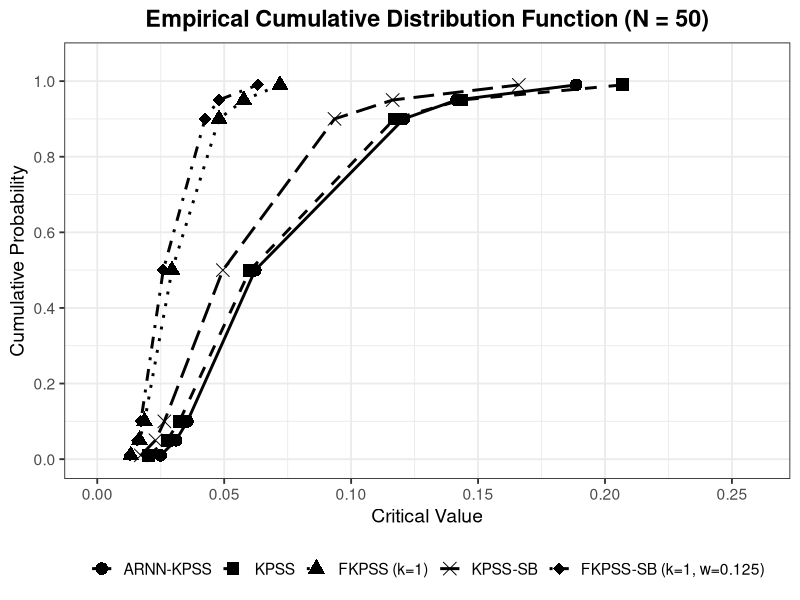
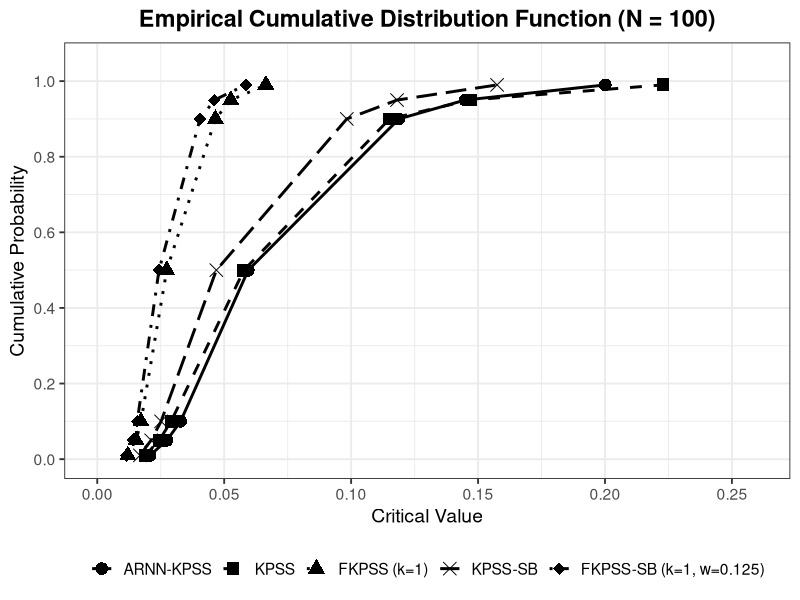
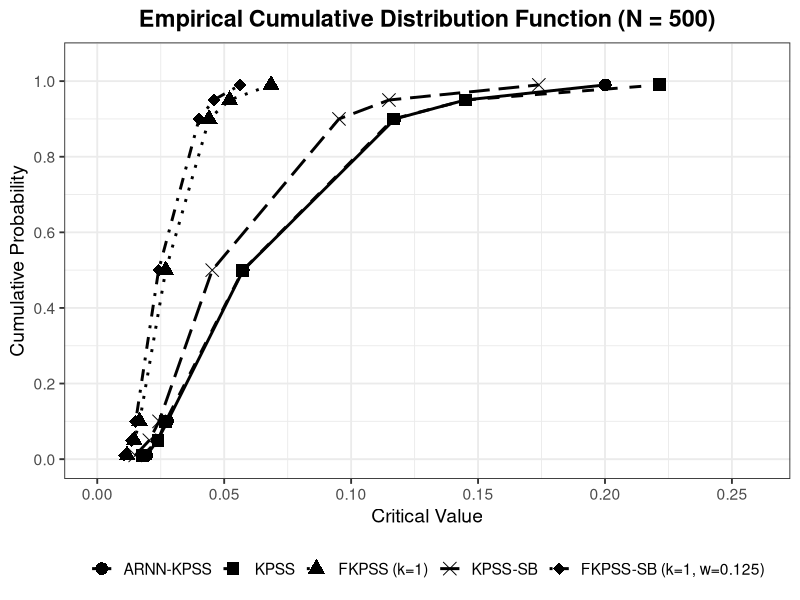
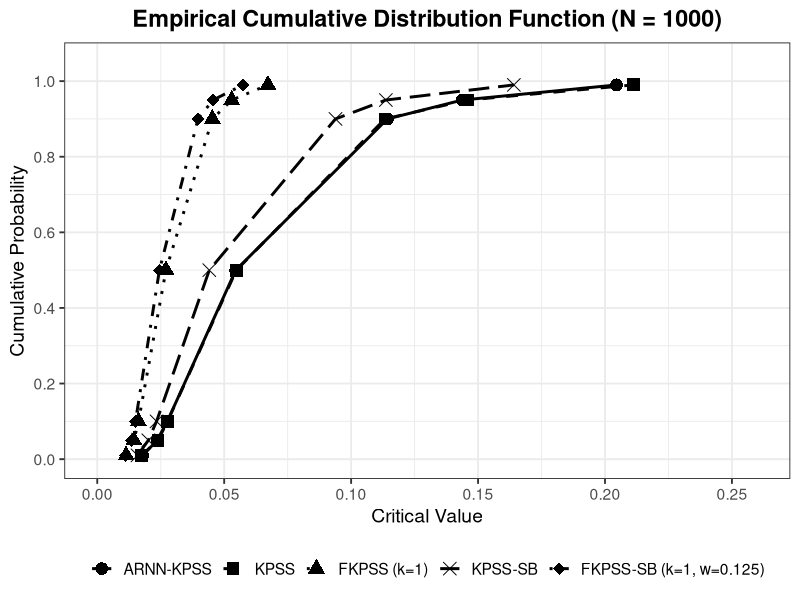
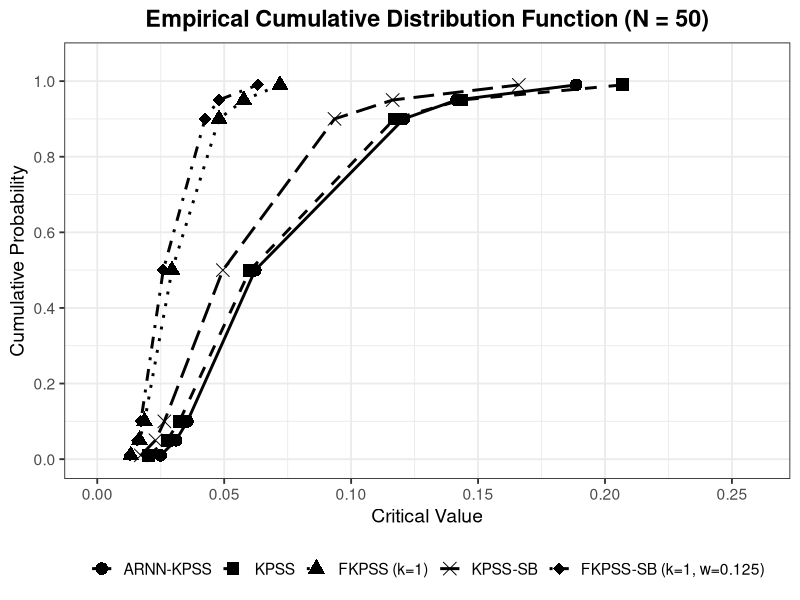
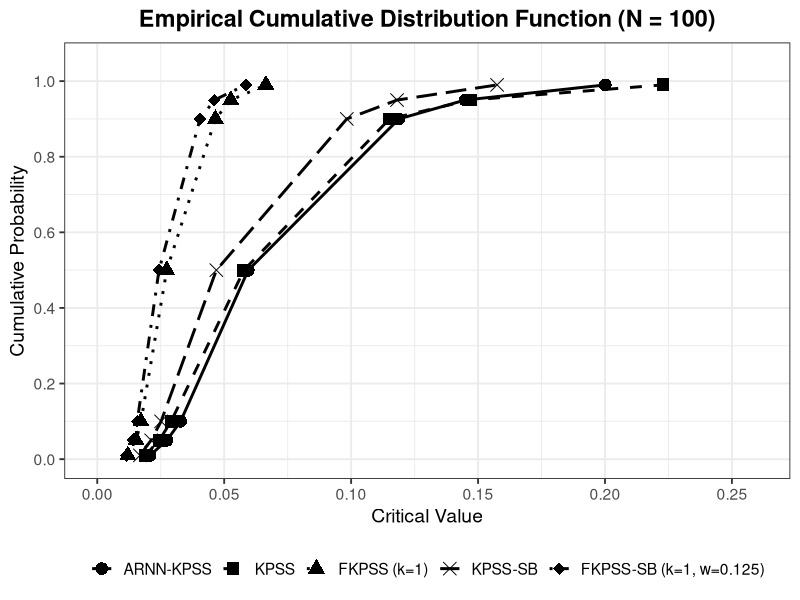
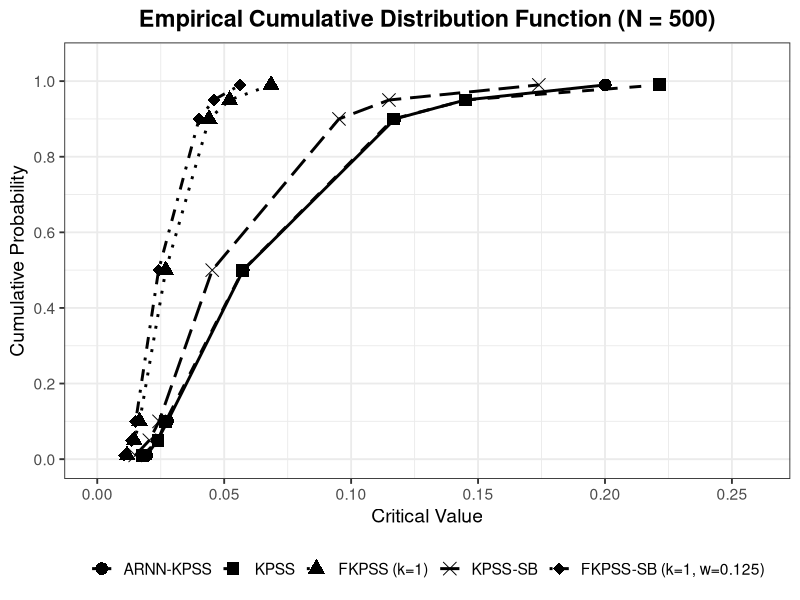
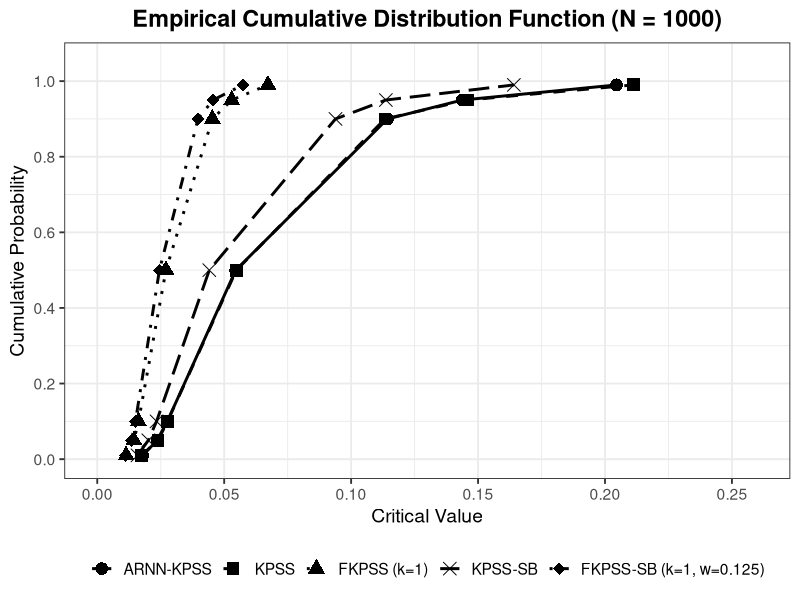

These charts were generated, in order, by the following R code:
# =====================================================================
# MONTE CARLO SIMULATION: EMPIRICAL DISTRIBUTION OF KPSS-TYPE TESTS
# Generates Tables and ECDF Plots for N = 50, 100, 500, 1000
# =====================================================================

# Install necessary packages if you don't have them:
# install.packages(c("ggplot2", "tidyr", "dplyr"))

library(ggplot2)
library(tidyr)
library(dplyr)

# Optional: Set your Working Directory (WD) where the graphs will be saved
setwd("C:/R/arnn") 

# ---------------------------------------------------------------------
# PART 1: Data Generating Process (DGP)
# ---------------------------------------------------------------------
simulate_kpss_dgp <- function(n, lambda, rho = 0, mu = 0, beta = 0) {
  v <- rnorm(n, mean = 0, sd = 1)
  eps <- numeric(n)
  eps[1] <- v[1]
  if (n > 1) {
    for (t in 2:n) eps[t] <- rho * eps[t-1] + v[t]
  }
  var_eps <- 1 / (1 - rho^2) 
  var_u <- lambda * var_eps
  sd_u <- sqrt(var_u)
  u <- rnorm(n, mean = 0, sd = sd_u)
  r <- cumsum(u)
  t_seq <- 1:n
  return(mu + beta * t_seq + r + eps)
}

# ---------------------------------------------------------------------
# PART 2: Long-Run Variance (Bartlett Kernel)
# ---------------------------------------------------------------------
calc_lrv <- function(e, l) {
  n <- length(e)
  var_e <- sum(e^2) / n
  if (l > 0) {
    cov_e <- 0
    for (s in 1:l) {
      weight <- 1 - (s / (l + 1))
      cov_s <- sum(e[(s + 1):n] * e[1:(n - s)]) / n
      cov_e <- cov_e + weight * cov_s
    }
    lrv <- var_e + 2 * cov_e
  } else {
    lrv <- var_e
  }
  return(lrv)
}

# ---------------------------------------------------------------------
# PART 3: Test Statistics
# ---------------------------------------------------------------------
kpss_test <- function(y, l) {
  t_seq <- 1:length(y)
  mod <- lm(y ~ t_seq)
  e <- residuals(mod)
  return(sum(cumsum(e)^2) / (length(e)^2 * calc_lrv(e, l)))
}

fkpss_test <- function(y, k, l) {
  n <- length(y)
  t_seq <- 1:n
  sin_t <- sin(2 * pi * k * t_seq / n)
  cos_t <- cos(2 * pi * k * t_seq / n)
  mod <- lm(y ~ t_seq + sin_t + cos_t)
  e <- residuals(mod)
  return(sum(cumsum(e)^2) / (n^2 * calc_lrv(e, l)))
}

kpss_sb_test <- function(y, omega, l) {
  n <- length(y)
  t_seq <- 1:n
  n_B <- floor(omega * n)
  DU <- ifelse(t_seq > n_B, 1, 0)
  DT_B <- ifelse(t_seq == n_B, 1, 0)
  mod <- lm(y ~ t_seq + DU + DT_B)
  e <- residuals(mod)
  return(sum(cumsum(e)^2) / (n^2 * calc_lrv(e, l)))
}

fkpss_sb_test <- function(y, k, omega, l) {
  n <- length(y)
  t_seq <- 1:n
  n_B <- floor(omega * n)
  sin_t <- sin(2 * pi * k * t_seq / n)
  cos_t <- cos(2 * pi * k * t_seq / n)
  DU <- ifelse(t_seq > n_B, 1, 0)
  DT_B <- ifelse(t_seq == n_B, 1, 0)
  mod <- lm(y ~ t_seq + sin_t + cos_t + DU + DT_B)
  e <- residuals(mod)
  return(sum(cumsum(e)^2) / (n^2 * calc_lrv(e, l)))
}

arnn_kpss_test <- function(y, l) {
  n <- length(y)
  y_curr <- y[2:n]
  t_trend <- 2:n
  y_lag1 <- y[1:(n - 1)]
  mod <- lm(y_curr ~ t_trend + y_lag1 + I(y_lag1^2) + I(y_lag1^3))
  e <- residuals(mod)
  return(sum(cumsum(e)^2) / (length(e)^2 * calc_lrv(e, l)))
}

# ---------------------------------------------------------------------
# PART 4: Empirical Distribution Simulator
# ---------------------------------------------------------------------
# Instead of returning just the matrix, we return all 1000 raw statistics 
# so we can build both the table and the ECDF graph.
simulate_empirical_stats <- function(n_sim = 1000, n_obs = 100, k = 1, omega = 0.125) {
  
  stats <- list(
    KPSS      = numeric(n_sim),
    FKPSS     = numeric(n_sim),
    KPSS_SB   = numeric(n_sim),
    FKPSS_SB  = numeric(n_sim),
    ARNN_KPSS = numeric(n_sim)
  )
  l0 <- 0 
  
  for (i in 1:n_sim) {
    y <- simulate_kpss_dgp(n_obs, lambda = 0, rho = 0)
    
    stats$KPSS[i]      <- kpss_test(y, l0)
    stats$FKPSS[i]     <- fkpss_test(y, k, l0)
    stats$KPSS_SB[i]   <- kpss_sb_test(y, omega, l0)
    stats$FKPSS_SB[i]  <- fkpss_sb_test(y, k, omega, l0)
    stats$ARNN_KPSS[i] <- arnn_kpss_test(y, l0)
  }
  return(stats)
}

# ---------------------------------------------------------------------
# PART 5: Execution Setup and Graph Generation
# ---------------------------------------------------------------------
set.seed(123)

n_values <- c(50, 100, 500, 1000)
k_target <- 1
omega_target <- 0.125
n_simulations <- 1000

# Plotting parameters mapping to your image style
plot_probs <- c(0.01, 0.05, 0.10, 0.50, 0.90, 0.95, 0.99)
test_labels <- c("ARNN-KPSS", "KPSS", "FKPSS (k=1)", "KPSS-SB", "FKPSS-SB (k=1, w=0.125)")
line_types  <- c("solid", "dashed", "dotted", "longdash", "dotdash")
point_shapes<- c(16, 15, 17, 4, 18) # 16=Circle, 15=Square, 17=Triangle, 4=Cross, 18=Diamond

cat("========================================================\n")
cat(" ESTIMATING EMPIRICAL CRITICAL VALUES & PLOTTING \n")
cat("========================================================\n")

for (n in n_values) {
  cat(sprintf("\n--- Simulating for n = %d, k = %d, omega = %.3f ---\n", 
              n, k_target, omega_target))
  
  # 1. Run Simulation
  stats <- simulate_empirical_stats(n_sim = n_simulations, n_obs = n, 
                                    k = k_target, omega = omega_target)
  
  # 2. Print the Upper-Tail Critical Value Matrix to Console
  cv_percentiles <- c(0.90, 0.95, 0.99)
  cv_matrix <- rbind(
    KPSS      = quantile(stats$KPSS, cv_percentiles),
    FKPSS     = quantile(stats$FKPSS, cv_percentiles),
    KPSS_SB   = quantile(stats$KPSS_SB, cv_percentiles),
    FKPSS_SB  = quantile(stats$FKPSS_SB, cv_percentiles),
    ARNN_KPSS = quantile(stats$ARNN_KPSS, cv_percentiles)
  )
  colnames(cv_matrix) <- c("10%", "5%", "1%")
  print(round(cv_matrix, 3))
  
  # 3. Prepare Data for ECDF Graph
  plot_df <- data.frame(
    CumulativeProbability = rep(plot_probs, 5),
    CriticalValue = c(
      quantile(stats$ARNN_KPSS, plot_probs),
      quantile(stats$KPSS, plot_probs),
      quantile(stats$FKPSS, plot_probs),
      quantile(stats$KPSS_SB, plot_probs),
      quantile(stats$FKPSS_SB, plot_probs)
    ),
    Test = factor(rep(test_labels, each = length(plot_probs)), levels = test_labels)
  )
  
  # 4. Generate ggplot
  p <- ggplot(plot_df, aes(x = CriticalValue, y = CumulativeProbability, 
                           group = Test, linetype = Test, shape = Test)) +
    geom_line(linewidth = 1) +
    geom_point(size = 4) +
    scale_x_continuous(limits = c(0.00, 0.26), breaks = seq(0.00, 0.25, 0.05)) +
    scale_y_continuous(limits = c(0, 1.05), breaks = seq(0, 1.0, 0.2)) +
    scale_linetype_manual(values = line_types) +
    scale_shape_manual(values = point_shapes) +
    theme_bw(base_size = 14) +
    labs(title = sprintf("Empirical Cumulative Distribution Function (N = %d)", n),
         x = "Critical Value",
         y = "Cumulative Probability") +
    theme(legend.position = "bottom",
          legend.title = element_blank(),
          plot.title = element_text(hjust = 0.5, face = "bold"))
  
  # 5. Print to Viewer and Save
  print(p)
  filename <- sprintf("Dist_ECDF_N%d.tiff", n)
  ggsave(filename, plot = p, width = 9, height = 6, dpi = 300, device = "tiff")
  
  cat(sprintf("-> Saved graph as '%s' in %s\n", filename, getwd()))
}
